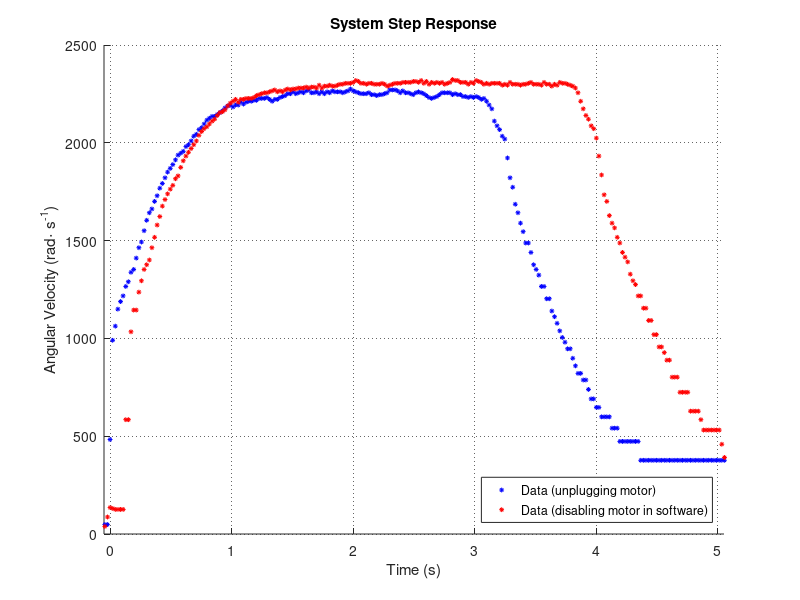

Recreate this plot in MATLAB.
clear all
close all;
clc;

rt = 0.166/(2*pi)
N = 4773/187

data1 = csvread('data3.1.csv'); %data from unplugging motor
data2 = csvread('data3.2.csv'); %data from shutting motor off in program

left1  = data1(:,2);
right1 = data1(:,3);
leftRight1 = ((data1(:,2)+data1(:,3))/2)* N/rt; % [rad/s] (for motor)
time1  = (data1(:,4)-3390)/1000; % [s]

left2  = data2(:,2);
right2 = data2(:,3);
leftRight2 = ((data2(:,2)+data2(:,3))/2)* N/rt;
time2  = (data2(:,4)-1220)/1000; % [s]

sLeft = scatter( time1, leftRight1, 12, 'b', '*' );
hold
sRight = scatter( time2, leftRight2, 12, 'r', '*' );

Wo = 2.3* N/rt    %2.3 is the max velocity in m/s (steady state)
% The friction:
B = 4.7088e-06
%coloumb friction
tauC = 0.0055

xlim([-.050 5.05])
%ylim([0 4.5])

%Title and axis labels added
title('System Step Response')
xlabel('Time (s)')
ylabel('Angular Velocity (rad\cdot s^{-1})')

%adding legend
legend('Data (unplugging motor)', 'Data (disabling motor in software)', 'Location', 'southeast' )

grid on
set(gca,'GridLineStyle',':', 'GridColor', 'k', 'GridAlpha', .6)
